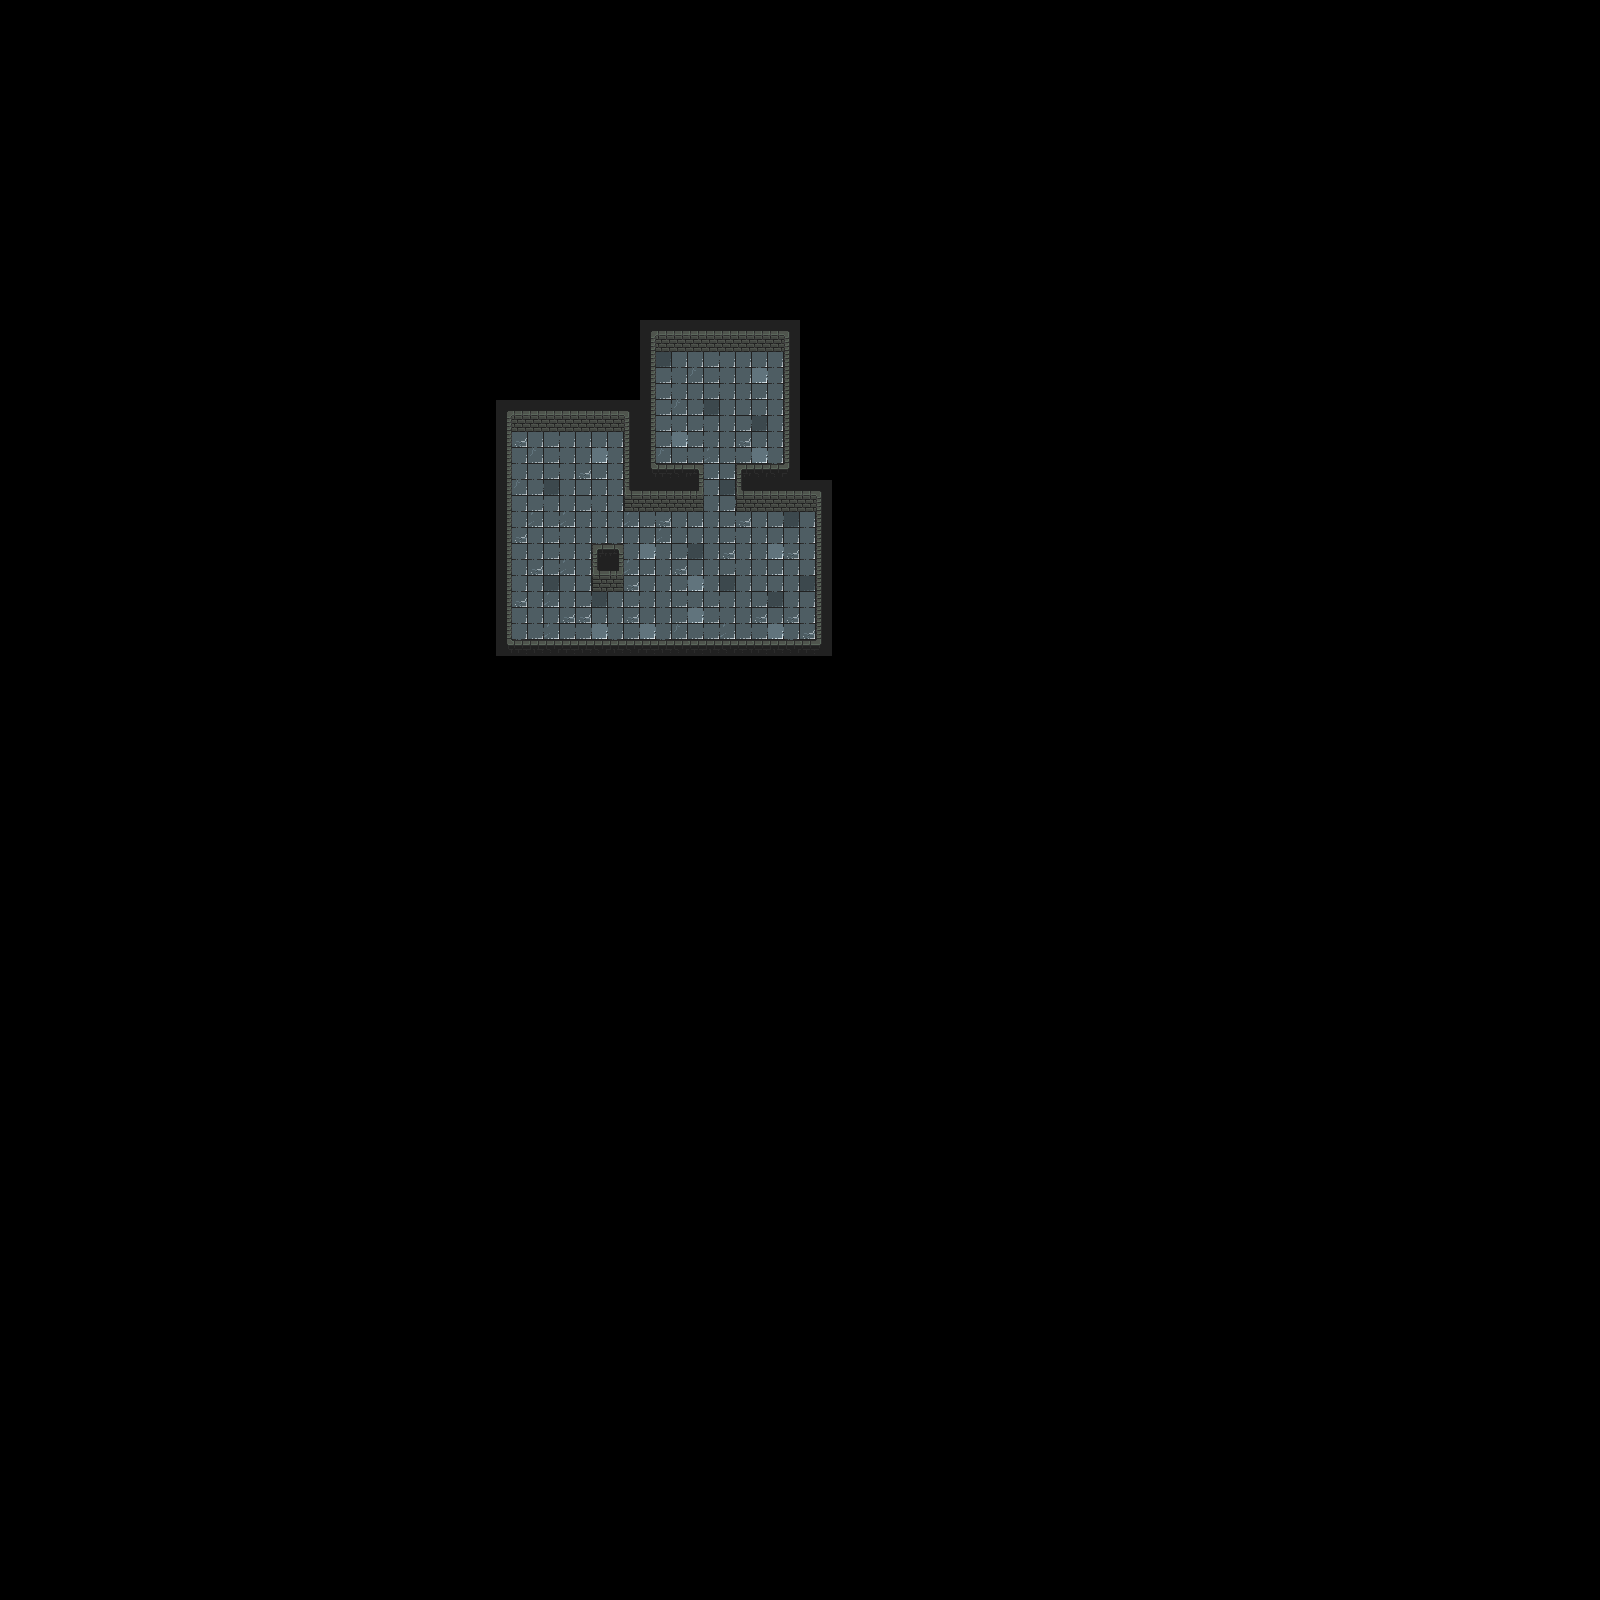

A 2D game scene composited from a Tiled map and its tileset images. What follows is a short description and the map's XML, with each tile layer's data collapsed to a summary:
An orthogonal 100x100 tile map with 16x16 px tiles, 3 tile layers (Ground, SideWalls, Walls), 9 tilesets and 13 objects.

<map version="1.10" tiledversion="1.10.1" orientation="orthogonal" renderorder="right-down" width="100" height="100" tilewidth="16" tileheight="16" infinite="0" nextlayerid="20" nextobjectid="489">
 <editorsettings>
  <export target="../../TileSets/Ebene-01.json" format="json" />
 </editorsettings>
 <tileset firstgid="1" name="Ebene1" tilewidth="16" tileheight="16" tilecount="30" columns="6">
  <image source="../../images/Tilesets/TileSetEbene1.png" width="96" height="80" />
  <tile id="0">
   <properties>
    <property name="collides" type="bool" value="false" />
   </properties>
  </tile>
  <tile id="1">
   <properties>
    <property name="collides" type="bool" value="false" />
   </properties>
  </tile>
  <tile id="2">
   <properties>
    <property name="collides" type="bool" value="false" />
   </properties>
  </tile>
  <tile id="3">
   <properties>
    <property name="collides" type="bool" value="false" />
   </properties>
  </tile>
  <tile id="4">
   <properties>
    <property name="collides" type="bool" value="false" />
   </properties>
  </tile>
  <tile id="5">
   <properties>
    <property name="collides" type="bool" value="false" />
   </properties>
  </tile>
  <tile id="6">
   <properties>
    <property name="collides" type="bool" value="false" />
   </properties>
  </tile>
  <tile id="7">
   <properties>
    <property name="collides" type="bool" value="true" />
   </properties>
  </tile>
  <tile id="8">
   <properties>
    <property name="collides" type="bool" value="false" />
   </properties>
  </tile>
  <tile id="9">
   <properties>
    <property name="collides" type="bool" value="false" />
   </properties>
  </tile>
  <tile id="10">
   <properties>
    <property name="collides" type="bool" value="true" />
   </properties>
  </tile>
  <tile id="11">
   <properties>
    <property name="collides" type="bool" value="false" />
   </properties>
  </tile>
  <tile id="12">
   <properties>
    <property name="collides" type="bool" value="true" />
   </properties>
  </tile>
  <tile id="13">
   <properties>
    <property name="collides" type="bool" value="true" />
   </properties>
  </tile>
  <tile id="14">
   <properties>
    <property name="collides" type="bool" value="true" />
   </properties>
  </tile>
  <tile id="15">
   <properties>
    <property name="collides" type="bool" value="true" />
   </properties>
  </tile>
  <tile id="16">
   <properties>
    <property name="collides" type="bool" value="true" />
   </properties>
  </tile>
  <tile id="17">
   <properties>
    <property name="collides" type="bool" value="true" />
   </properties>
  </tile>
  <tile id="18">
   <properties>
    <property name="collides" type="bool" value="true" />
   </properties>
  </tile>
  <tile id="19">
   <properties>
    <property name="collides" type="bool" value="true" />
   </properties>
  </tile>
  <tile id="20">
   <properties>
    <property name="collides" type="bool" value="true" />
   </properties>
  </tile>
  <tile id="21">
   <properties>
    <property name="collides" type="bool" value="true" />
   </properties>
  </tile>
  <tile id="22">
   <properties>
    <property name="collides" type="bool" value="true" />
   </properties>
  </tile>
  <tile id="23">
   <properties>
    <property name="collides" type="bool" value="true" />
   </properties>
  </tile>
  <tile id="24">
   <properties>
    <property name="collides" type="bool" value="true" />
   </properties>
  </tile>
  <tile id="25">
   <properties>
    <property name="collides" type="bool" value="true" />
   </properties>
  </tile>
  <tile id="26">
   <properties>
    <property name="collides" type="bool" value="true" />
   </properties>
  </tile>
  <tile id="27">
   <properties>
    <property name="collides" type="bool" value="true" />
   </properties>
  </tile>
  <tile id="28">
   <properties>
    <property name="collides" type="bool" value="false" />
   </properties>
  </tile>
  <tile id="29">
   <properties>
    <property name="collides" type="bool" value="false" />
   </properties>
  </tile>
 </tileset>
 <tileset firstgid="31" name="Slime_idle-Sheet" tilewidth="16" tileheight="16" tilecount="2" columns="2">
  <image source="../../sprites/enemy1/Slime_idle-Sheet.png" width="32" height="16" />
 </tileset>
 <tileset firstgid="33" name="normal_Chest" tilewidth="16" tileheight="16" tilecount="5" columns="5">
  <image source="../../sprites/Objects/chests/normal_Chest-Sheet.png" width="80" height="16" />
 </tileset>
 <tileset firstgid="38" name="Small_LightPillar_Sphere" tilewidth="16" tileheight="16" tilecount="1" columns="1">
  <image source="../../sprites/Icons/Small_LightPillar_Sphere.png" width="16" height="16" />
 </tileset>
 <tileset firstgid="39" name="Small_LightPillar-Sheet" tilewidth="16" tileheight="24" tilecount="9" columns="9">
  <image source="../../sprites/Objects/lightPillar/Small_LightPillar-Sheet.png" width="144" height="24" />
 </tileset>
 <tileset firstgid="48" name="Slime2_idle-Sheet" tilewidth="16" tileheight="16" tilecount="2" columns="2">
  <image source="../../sprites/enemy2/Slime2_idle-Sheet.png" width="32" height="16" />
 </tileset>
 <tileset firstgid="50" name="Slime3_idle-Sheet" tilewidth="16" tileheight="16" tilecount="2" columns="2">
  <image source="../../sprites/enemy3/Slime3_idle-Sheet.png" width="32" height="16" />
 </tileset>
 <tileset firstgid="52" name="hearth_Chest-Sheet" tilewidth="16" tileheight="16" tilecount="5" columns="5">
  <image source="../../sprites/Objects/chests/hearth_Chest-Sheet.png" width="80" height="16" />
 </tileset>
 <tileset firstgid="57" name="Stairs" tilewidth="16" tileheight="16" tilecount="1" columns="1">
  <image source="../../sprites/Objects/stairs/Stairs.png" width="16" height="16" />
 </tileset>
 <layer id="3" name="Ground" width="100" height="100">
  <data>[10000 cells, 243 non-empty, 10 distinct tile ids]</data>
 </layer>
 <layer id="2" name="SideWalls" width="100" height="100">
  <data>[10000 cells, 27 non-empty, 3 distinct tile ids]</data>
 </layer>
 <layer id="5" name="Walls" width="100" height="100">
  <data>[10000 cells, 133 non-empty, 18 distinct tile ids]</data>
 </layer>
 <objectgroup id="11" name="LightPillars">
  <object id="474" gid="39" x="592" y="608" width="16" height="24" />
  <object id="475" gid="39" x="672" y="528" width="16" height="24" />
  <object id="476" gid="39" x="752" y="528" width="16" height="24" />
  <object id="477" gid="39" x="528" y="448" width="16" height="24" />
  <object id="478" gid="39" x="592" y="448" width="16" height="24" />
  <object id="479" gid="39" x="512" y="544" width="16" height="24" />
 </objectgroup>
 <objectgroup id="13" name="SmallSpheres">
  <object id="482" gid="38" x="736" y="560" width="16" height="16" />
  <object id="483" gid="38" x="768" y="624" width="16" height="16" />
  <object id="484" gid="38" x="784" y="592" width="16" height="16" />
  <object id="485" gid="38" x="672" y="624" width="16" height="16" />
  <object id="486" gid="38" x="560" y="624" width="16" height="16" />
  <object id="487" gid="38" x="544" y="528" width="16" height="16" />
 </objectgroup>
 <objectgroup id="12" name="NormalChests" />
 <objectgroup id="18" name="HearthChests" />
 <objectgroup id="14" name="Slimes" />
 <objectgroup id="15" name="Slimes2" />
 <objectgroup id="16" name="Slimes3" />
 <objectgroup id="19" name="Stairs">
  <object id="470" gid="57" x="560" y="448" width="16" height="16" />
 </objectgroup>
</map>
